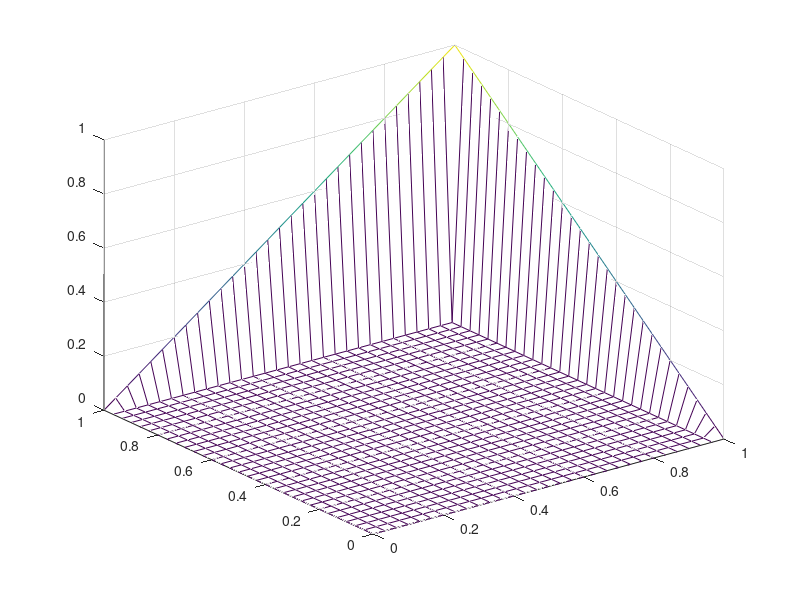
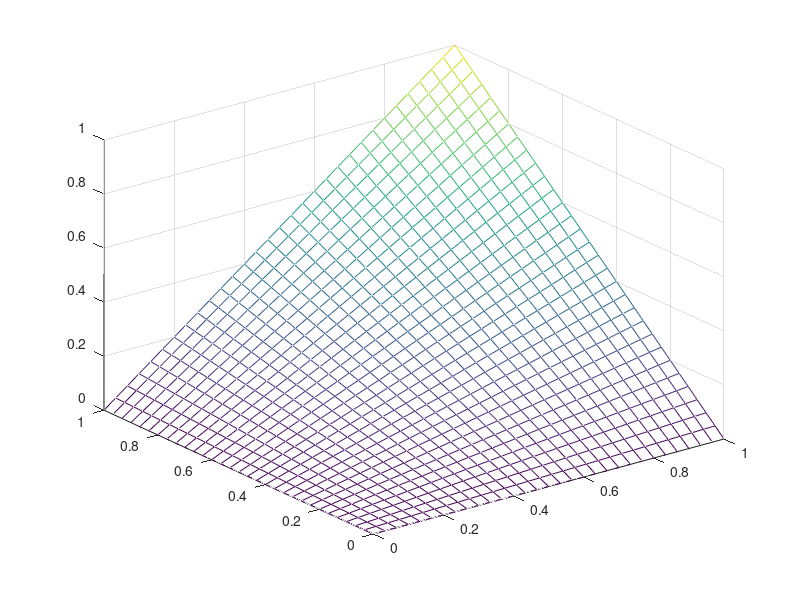
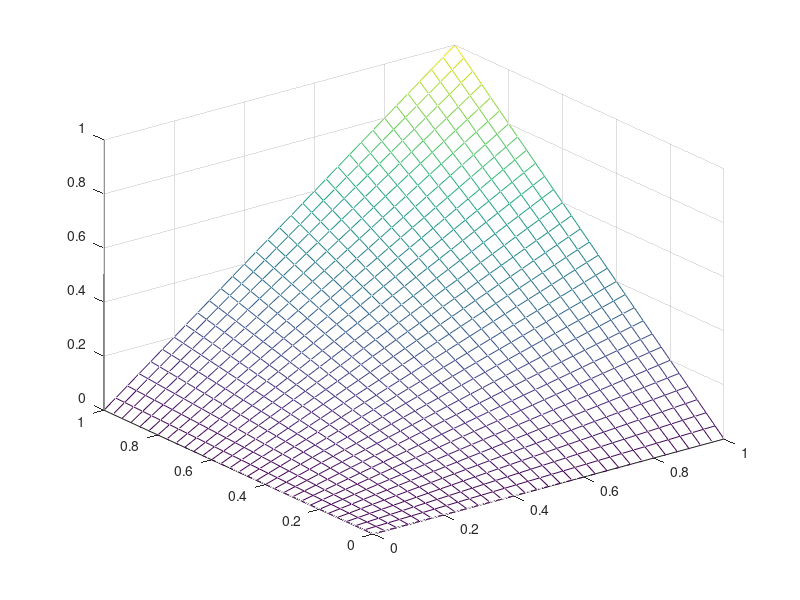

Write MATLAB code to recreate these figures, in order.
% clase 23
% 13 de Enero del 2022
% Metodo de relajación para la solución
% de una ecuación de laplace

close all; clear; clc;

N = 30; tol = 1e-6; a = 0; b = 1;c = 0; d = 1; k = 0;
h = (b-a)/N; h1 = h*h; x = a:h:b; y = c:h:d;
u2 = zeros(N+1, N+1); u1 = zeros(N+1, N+1);usol = zeros(N+1, N+1);
% condiciones inicales
for i = 1:N+1
  u2(1, i) = 0;
  u2(N+1, i) = y(i);
  u2(i, 1) = 0;
  u2(i, N+1) = x(i);
endfor

figure(1); clf; mesh(x, y, u2)

while max(max(abs(u1 - u2))) > tol
  k = k + 1;
  u1 = u2;
  for i =2:N
    for j = 2:N
      u2(i,j) = (u1(i-1, j) + u1(i+1, j) + u1(i, j+1) + u1(i, j-1))/4;
    endfor
  endfor
endwhile

figure(2); clf;mesh(x, y, u2);

for i = 1:N+1
  for j = 1:N+1
    usol(i, j) = x(i)*y(j);
  endfor
endfor

figure(3); clf; mesh(x, y, usol);
